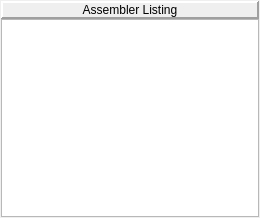
<ui version="4.0" >
 <class>AssemblerListingWindowWidget</class>
 <widget class="QWidget" name="AssemblerListingWindowWidget" >
  <property name="geometry" >
   <rect>
    <x>0</x>
    <y>0</y>
    <width>260</width>
    <height>218</height>
   </rect>
  </property>
  <property name="windowTitle" >
   <string>Form</string>
  </property>
  <layout class="QVBoxLayout" >
   <property name="leftMargin" >
    <number>1</number>
   </property>
   <property name="topMargin" >
    <number>1</number>
   </property>
   <property name="rightMargin" >
    <number>1</number>
   </property>
   <property name="bottomMargin" >
    <number>1</number>
   </property>
   <item>
    <layout class="QVBoxLayout" >
     <property name="spacing" >
      <number>0</number>
     </property>
     <item>
      <widget class="QLabel" name="_label" >
       <property name="frameShape" >
        <enum>QFrame::Panel</enum>
       </property>
       <property name="frameShadow" >
        <enum>QFrame::Raised</enum>
       </property>
       <property name="lineWidth" >
        <number>2</number>
       </property>
       <property name="text" >
        <string>Assembler Listing</string>
       </property>
       <property name="alignment" >
        <set>Qt::AlignCenter</set>
       </property>
      </widget>
     </item>
     <item>
      <widget class="QTableWidget" name="_table" >
       <property name="maximumSize" >
        <size>
         <width>16777215</width>
         <height>16777215</height>
        </size>
       </property>
       <property name="font" >
        <font>
         <family>Courier</family>
         <pointsize>13</pointsize>
         <weight>50</weight>
         <italic>false</italic>
         <bold>false</bold>
         <underline>false</underline>
         <strikeout>false</strikeout>
        </font>
       </property>
       <property name="editTriggers" >
        <set>QAbstractItemView::NoEditTriggers</set>
       </property>
       <property name="showGrid" >
        <bool>false</bool>
       </property>
       <property name="rowCount" >
        <number>0</number>
       </property>
       <property name="columnCount" >
        <number>0</number>
       </property>
      </widget>
     </item>
    </layout>
   </item>
  </layout>
 </widget>
 <resources/>
 <connections/>
</ui>
